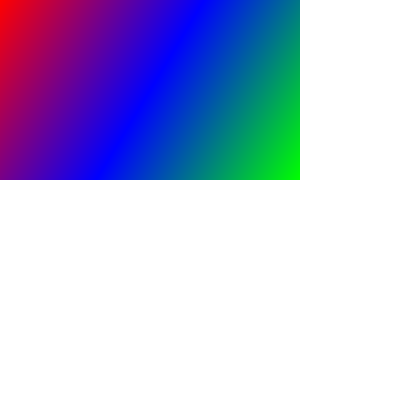

The script that drew this image:
import cairo

surface = cairo.ImageSurface(cairo.FORMAT_ARGB32, 400, 400)
ctx = cairo.Context(surface)

ctx.set_source_rgba(1, 1, 1, 1)
ctx.paint()

pattern = cairo.LinearGradient(0, 0, 300, 180)
pattern.add_color_stop_rgba(0, 1, 0, 0, 1)
pattern.add_color_stop_rgba(0.5, 0, 0, 1, 1)
pattern.add_color_stop_rgba(1, 0, 1, 0, 1)
ctx.set_source(pattern)
ctx.rectangle(0, 0, 300, 180)
ctx.fill()

surface.write_to_png("cairo-gradient-rectangle.png")
